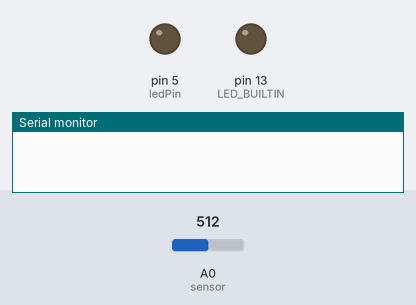
A sketch run on a simulated Arduino Uno, built with avr-gcc and run on an emulated ATmega328P. Shown: output pins drawn as LEDs (lit = HIGH), the last lines printed to the serial monitor. Inputs (shaded band) come from the test bench; at power-on: A0 (sensor) = 512.

Above: at 1.2 s.
1.3 s: A0 (sensor) set to 597
2.8 s: A0 (sensor) set to 629
At 3.5 s:
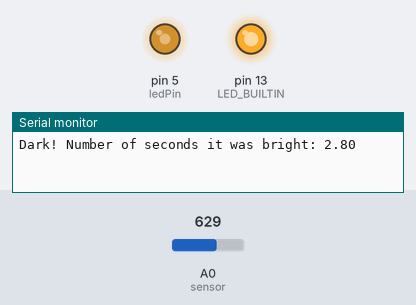
4.3 s: A0 (sensor) set to 417
5.8 s: A0 (sensor) set to 392
At 6.9 s:
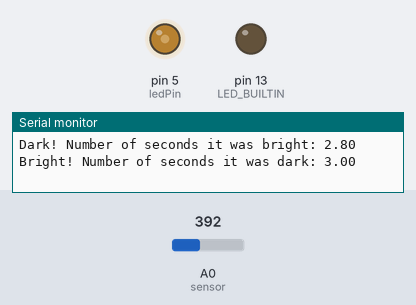
7.3 s: A0 (sensor) set to 900
At 8.1 s:
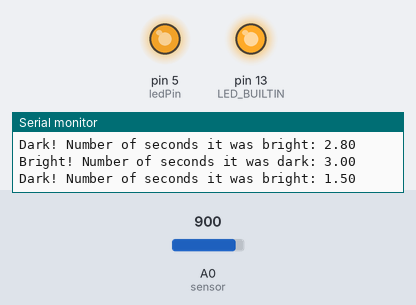
8.8 s: A0 (sensor) set to 122
At 9.3 s:
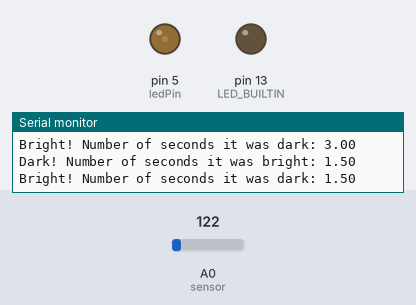
Timing chart, 0 to 11.3 s (numbered marks = the images above; inputs shaded):
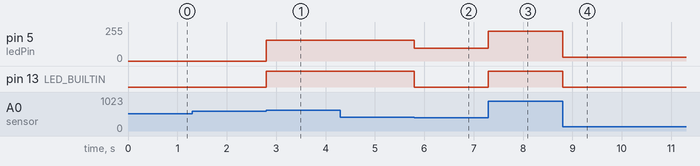

The sketch:

nightlight.ino
```cpp
// defining sensor
int sensor = A0;

// defining sensor value
int sensorValue = 0;

//defining external LED on PIN
int ledPin = 5;

// defining voltage value
float voltage = 0.00;

// defining thresholds
float thresholdBright = 2.00;
float thresholdDark = 3.00;

// defining default state for isDark variable
bool isDark = false;

// defining time meassurement settings
unsigned long previousMillis = 0.00;
unsigned long currentMillis = 0.00;
float stateTime = 0.00;

// defining function for time meassurement switching between dark and bright
void switchState() {

    // measure time
    stateTime = (currentMillis - previousMillis) / 1000.00;

    // set timer back
    previousMillis = currentMillis;

}

void setup() {

  // starting Serial Port
  Serial.begin(9600);

  // initializing built-in LED
  pinMode(LED_BUILTIN, OUTPUT);

  // initializing LED on Pin 5
  pinMode(ledPin, OUTPUT);

}

void loop() {

  // setting timer
  currentMillis = millis();

  // reading sensor
  sensorValue = analogRead(sensor);

  /*print sensor value on Serial Port:
     Serial.print("Sensor Value: ");
     Serial.println(sensorValue);*/

  // converting to voltage
  voltage = (5.00 / 1023.00) * (float) sensorValue;

  /* print voltage value on Serial Port:
     Serial.print("Voltage: ");
     Serial.print(voltage);
     Serial.println("V"); */

  // comparing voltage to threshold
  if (voltage > thresholdDark && isDark == false) {

    // change status of isDark variable
    isDark = true;

    // Switch ON buildin LED
    digitalWrite(LED_BUILTIN, HIGH);

    // adapt brightness of external LED with PWM
    int val = analogRead(0);
    val = map(val, 0, 1023, 0, 255);
    analogWrite(ledPin, val);

    /* measure time
    stateTime = (currentMillis - previousMillis) / 1000.00; */

    /* set timer back
    previousMillis = currentMillis; */

    // call function switchState
    switchState();

    // print state and time on Serial Port
    Serial.print("Dark! Number of seconds it was bright: ");
    Serial.println(stateTime);

  }
  else if (voltage < thresholdBright && isDark == true) {

    // Change status of isDark variable
    isDark = false;

    // Switch OFF buildin LED
    digitalWrite(LED_BUILTIN, LOW);

    // adapt brightness of external LED with PWM
    int val = analogRead(0);
    val = map(val, 0, 1023, 0, 255);
    analogWrite(ledPin, val);

    /* measure time
    stateTime = (currentMillis - previousMillis) / 1000.00; */

    /* set timer back
    previousMillis = currentMillis; */

    // call function switchState
    switchState();

    // print state and previous time on Serial Port
    Serial.print("Bright! Number of seconds it was dark: ");
    Serial.println(stateTime);

  }
}
```

Measured:
- the behaviour switches between 613 and 614 on A0 (sensor) (found by bisection; images 0 and 1)
- the behaviour switches between 410 and 409 on A0 (sensor) (found by bisection; images 1 and 2)
- after the input at 1.3 s, every drawn part: stays the same
- after the input at 2.8 s, pin 5 (ledPin): 0/255 → 156/255 at once; pin 13 (LED_BUILTIN): LOW → HIGH at once
- after the input at 4.3 s, every drawn part: stays the same
- after the input at 5.8 s, pin 5 (ledPin): 156/255 → 97/255 at once; pin 13 (LED_BUILTIN): HIGH → LOW at once
- after the input at 7.3 s, pin 5 (ledPin): 97/255 → 224/255 at once; pin 13 (LED_BUILTIN): LOW → HIGH at once
- after the input at 8.8 s, pin 5 (ledPin): 224/255 → 30/255 at once; pin 13 (LED_BUILTIN): HIGH → LOW at once
